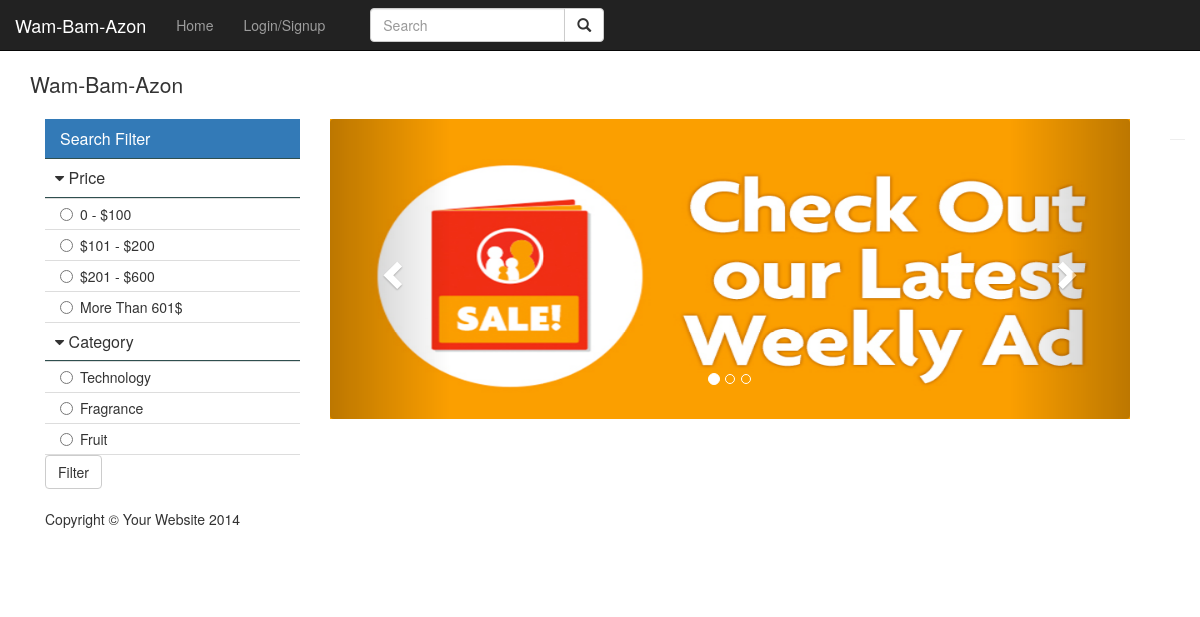
The page /homepage.php on the database its author committed.
### tables this page shows
CREATE TABLE IF NOT EXISTS `category` (
  `categoryID` int(11) NOT NULL,
  `details` varchar(100) DEFAULT NULL,
  `categoryName` varchar(25) DEFAULT NULL,
  PRIMARY KEY (`categoryID`)
);

### includes/DAOs.php (called while the page is built, shortened)
<?php
class itemDAO{
    public function getAllCategories()
    {
        $servername = "localhost";
        $username = "root";
        $password = "";
        $dbname = "StoreDatabase";
        $conn = new mysqli($servername, $username, $password, $dbname);
        $categoryArray = array();
        $sql = "SELECT * FROM Category";
        $result = $conn->query($sql);
        while($row = $result->fetch_assoc())
        {
            $category = new categoryDTO();
            $category->categoryID = $row["categoryID"];
            $category->details = $row["details"];
            $category->categoryName = $row["categoryName"];
            array_push($categoryArray, $category);
        }
        return $categoryArray;
    }
}
?>

### includes/filterBar.php (the view, shortened to what this page needs)
<html>
            <div id="accordion" class="panel panel-primary behclick-panel">
                <div class="panel-heading">
                    <h3 class="panel-title">Search Filter</h3>
                </div>
                <div class="panel-body" >
                    <div class="panel-heading " >
                        <h4 class="panel-title">
                            <a data-toggle="collapse" href="#collapse0">
                                <i class="indicator fa fa-caret-down" aria-hidden="true"></i> Price
                            </a>
                        </h4>
                    </div>
                    <form action ="filterController.php" method ="post">
                    <div id="collapse0" class="panel-collapse collapse in" >
                        <ul class="list-group">
                            <li class="list-group-item">
                                <div class="radio">
                                    <label>
                                        <input type="radio" value="1" name='filterControl' >
                                        0 - $100
                                    </label>
                                </div>
                            </li>
                            <li class="list-group-item">
                                <div class="radio" >
                                    <label>
                                        <input type="radio" value="2" name='filterControl'>
                                        $101 - $200
                                    </label>
                                </div>
                            </li>
                            <li class="list-group-item">
                                <div class="radio"  >
                                    <label>
                                        <input type="radio" value="3" name='filterControl'>
                                        $201 - $600
                                    </label>
                                </div>
                            </li>
                            <li class="list-group-item">
                                <div class="radio"  >
                                    <label>
                                        <input type="radio" value="4" name='filterControl'>
                                        More Than 601$
                                    </label>
                                </div>
                            </li>
                        </ul>
                    </div>
                </div>
                <div class="panel-body" >
                    <div class="panel-heading " >
                        <h4 class="panel-title">
                            <a data-toggle="collapse" href="#collapse0">
                                <i class="indicator fa fa-caret-down" aria-hidden="true"></i> Category
                            </a>
                        </h4>
                    </div>
                    <div id="collapse0" class="panel-collapse collapse in" >
                        <ul class="list-group">
                            <?php
                                require_once('./includes/DAOs.php');
                                $categoryDAO = new itemDAO();
	                            $categories = $categoryDAO->getAllCategories();
                                for($i = 0; $i < count($categories); $i++)
                                {
                                    $category = $categories[$i];
                                    echo "<li class='list-group-item'>";
                                    echo    "<div class='radio'>";
                                    echo        "<label>";
                                    echo            "<input type='radio' value=".$category->categoryName." name='category'>";
                                    echo            $category->categoryName;
                                    echo        "</label>";
                                    echo    "</div>";
                                    echo "</li>";
                                }
                            ?>
                        </ul>
                    </div>
                </div>
            <input type="submit" value="Filter" class="btn btn-default">
</html>

### css/shop-homepage.css (style rules this page uses)
body { padding-top: 70px; }
.behclick-panel .list-group { margin-bottom: 0px; }
.behclick-panel .list-group-item:first-child { border-top-left-radius:0px; border-top-right-radius:0px; }
.behclick-panel .list-group-item { border-right:0px; border-left:0px; }
.behclick-panel .list-group-item:last-child { border-bottom-right-radius:0px; border-bottom-left-radius:0px; }
.behclick-panel .list-group-item { padding: 5px; }
.behclick-panel .panel-heading { border-top-right-radius: 0px; border-top-left-radius: 0px; border-bottom: 1px solid darkslategrey; }
.behclick-panel { border-radius: 0px; border-right: 0px; border-left: 0px; border-bottom: 0px; box-shadow: 0 0px 0px rgba(0, 0, 0, 0); }
.behclick-panel .radio, .checkbox { margin: 0px; padding-left: 10px; }
.behclick-panel .panel-title > a, .panel-title > small, .panel-title > .small, .panel-title > small > a, .panel-title > .small > a { outline: none; }
.behclick-panel .panel-body > .panel-heading { padding:10px 10px; }
.behclick-panel .panel-body { padding: 0px; }
.behclick-panel a:link { text-decoration:none; }

### rows shown on the page
category: categoryName "Technology"
category: categoryName "Fragrance"
category: categoryName "Fruit"
